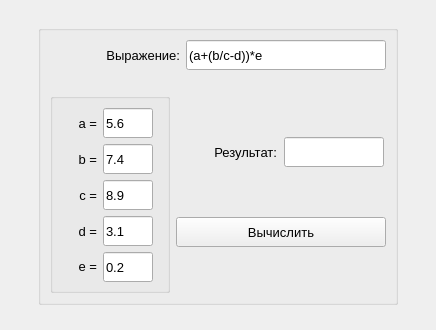
<?xml version="1.0" encoding="UTF-8"?>
<ui version="4.0">
 <class>MainWindow</class>
 <widget class="QMainWindow" name="MainWindow">
  <property name="geometry">
   <rect>
    <x>0</x>
    <y>0</y>
    <width>436</width>
    <height>330</height>
   </rect>
  </property>
  <property name="windowTitle">
   <string>MainWindow</string>
  </property>
  <widget class="QWidget" name="centralwidget">
   <layout class="QGridLayout" name="gridLayout_4">
    <item row="0" column="0">
     <widget class="QGroupBox" name="groupBox_2">
      <property name="minimumSize">
       <size>
        <width>360</width>
        <height>280</height>
       </size>
      </property>
      <property name="maximumSize">
       <size>
        <width>360</width>
        <height>280</height>
       </size>
      </property>
      <property name="title">
       <string/>
      </property>
      <layout class="QGridLayout" name="gridLayout_3">
       <item row="0" column="0">
        <layout class="QGridLayout" name="gridLayout">
         <item row="2" column="1">
          <layout class="QVBoxLayout" name="verticalLayout_2">
           <item>
            <layout class="QHBoxLayout" name="horizontalLayout_7">
             <item>
              <widget class="QLabel" name="label_7">
               <property name="minimumSize">
                <size>
                 <width>100</width>
                 <height>30</height>
                </size>
               </property>
               <property name="maximumSize">
                <size>
                 <width>100</width>
                 <height>30</height>
                </size>
               </property>
               <property name="font">
                <font>
                 <pointsize>10</pointsize>
                </font>
               </property>
               <property name="text">
                <string>Результат:</string>
               </property>
               <property name="alignment">
                <set>Qt::AlignRight|Qt::AlignTrailing|Qt::AlignVCenter</set>
               </property>
              </widget>
             </item>
             <item>
              <widget class="QLineEdit" name="lineEditResult">
               <property name="enabled">
                <bool>true</bool>
               </property>
               <property name="minimumSize">
                <size>
                 <width>100</width>
                 <height>30</height>
                </size>
               </property>
               <property name="maximumSize">
                <size>
                 <width>100</width>
                 <height>30</height>
                </size>
               </property>
               <property name="font">
                <font>
                 <pointsize>10</pointsize>
                </font>
               </property>
               <property name="text">
                <string/>
               </property>
               <property name="readOnly">
                <bool>true</bool>
               </property>
              </widget>
             </item>
            </layout>
           </item>
           <item>
            <widget class="QPushButton" name="pushButtonCalculate">
             <property name="enabled">
              <bool>true</bool>
             </property>
             <property name="minimumSize">
              <size>
               <width>210</width>
               <height>30</height>
              </size>
             </property>
             <property name="maximumSize">
              <size>
               <width>210</width>
               <height>30</height>
              </size>
             </property>
             <property name="font">
              <font>
               <pointsize>10</pointsize>
              </font>
             </property>
             <property name="text">
              <string>Вычислить</string>
             </property>
            </widget>
           </item>
          </layout>
         </item>
         <item row="0" column="0" colspan="2">
          <layout class="QHBoxLayout" name="horizontalLayout_6">
           <item>
            <widget class="QLabel" name="label">
             <property name="font">
              <font>
               <pointsize>10</pointsize>
              </font>
             </property>
             <property name="text">
              <string>Выражение:</string>
             </property>
             <property name="alignment">
              <set>Qt::AlignRight|Qt::AlignTrailing|Qt::AlignVCenter</set>
             </property>
            </widget>
           </item>
           <item>
            <widget class="QLineEdit" name="lineEditExpression">
             <property name="minimumSize">
              <size>
               <width>200</width>
               <height>30</height>
              </size>
             </property>
             <property name="maximumSize">
              <size>
               <width>200</width>
               <height>30</height>
              </size>
             </property>
             <property name="font">
              <font>
               <pointsize>10</pointsize>
              </font>
             </property>
             <property name="text">
              <string>(a+(b/c-d))*e</string>
             </property>
            </widget>
           </item>
          </layout>
         </item>
         <item row="2" column="0">
          <widget class="QGroupBox" name="groupBox">
           <property name="minimumSize">
            <size>
             <width>120</width>
             <height>200</height>
            </size>
           </property>
           <property name="maximumSize">
            <size>
             <width>120</width>
             <height>200</height>
            </size>
           </property>
           <property name="title">
            <string/>
           </property>
           <layout class="QGridLayout" name="gridLayout_2">
            <item row="0" column="0">
             <layout class="QVBoxLayout" name="verticalLayout">
              <item>
               <layout class="QHBoxLayout" name="horizontalLayout">
                <item>
                 <widget class="QLabel" name="label_2">
                  <property name="minimumSize">
                   <size>
                    <width>30</width>
                    <height>20</height>
                   </size>
                  </property>
                  <property name="maximumSize">
                   <size>
                    <width>30</width>
                    <height>20</height>
                   </size>
                  </property>
                  <property name="font">
                   <font>
                    <pointsize>10</pointsize>
                   </font>
                  </property>
                  <property name="text">
                   <string>a =</string>
                  </property>
                  <property name="alignment">
                   <set>Qt::AlignRight|Qt::AlignTrailing|Qt::AlignVCenter</set>
                  </property>
                 </widget>
                </item>
                <item>
                 <widget class="QLineEdit" name="lineEditA">
                  <property name="minimumSize">
                   <size>
                    <width>50</width>
                    <height>30</height>
                   </size>
                  </property>
                  <property name="maximumSize">
                   <size>
                    <width>50</width>
                    <height>30</height>
                   </size>
                  </property>
                  <property name="font">
                   <font>
                    <pointsize>10</pointsize>
                   </font>
                  </property>
                  <property name="text">
                   <string>5.6</string>
                  </property>
                 </widget>
                </item>
               </layout>
              </item>
              <item>
               <layout class="QHBoxLayout" name="horizontalLayout_2">
                <item>
                 <widget class="QLabel" name="label_3">
                  <property name="minimumSize">
                   <size>
                    <width>30</width>
                    <height>20</height>
                   </size>
                  </property>
                  <property name="maximumSize">
                   <size>
                    <width>30</width>
                    <height>20</height>
                   </size>
                  </property>
                  <property name="font">
                   <font>
                    <pointsize>10</pointsize>
                   </font>
                  </property>
                  <property name="text">
                   <string>b =</string>
                  </property>
                  <property name="alignment">
                   <set>Qt::AlignRight|Qt::AlignTrailing|Qt::AlignVCenter</set>
                  </property>
                 </widget>
                </item>
                <item>
                 <widget class="QLineEdit" name="lineEditB">
                  <property name="minimumSize">
                   <size>
                    <width>50</width>
                    <height>30</height>
                   </size>
                  </property>
                  <property name="maximumSize">
                   <size>
                    <width>50</width>
                    <height>30</height>
                   </size>
                  </property>
                  <property name="font">
                   <font>
                    <pointsize>10</pointsize>
                   </font>
                  </property>
                  <property name="text">
                   <string>7.4</string>
                  </property>
                 </widget>
                </item>
               </layout>
              </item>
              <item>
               <layout class="QHBoxLayout" name="horizontalLayout_3">
                <item>
                 <widget class="QLabel" name="label_4">
                  <property name="minimumSize">
                   <size>
                    <width>30</width>
                    <height>20</height>
                   </size>
                  </property>
                  <property name="maximumSize">
                   <size>
                    <width>30</width>
                    <height>20</height>
                   </size>
                  </property>
                  <property name="font">
                   <font>
                    <pointsize>10</pointsize>
                   </font>
                  </property>
                  <property name="text">
                   <string>c =</string>
                  </property>
                  <property name="alignment">
                   <set>Qt::AlignRight|Qt::AlignTrailing|Qt::AlignVCenter</set>
                  </property>
                 </widget>
                </item>
                <item>
                 <widget class="QLineEdit" name="lineEditC">
                  <property name="minimumSize">
                   <size>
                    <width>50</width>
                    <height>30</height>
                   </size>
                  </property>
                  <property name="maximumSize">
                   <size>
                    <width>50</width>
                    <height>30</height>
                   </size>
                  </property>
                  <property name="font">
                   <font>
                    <pointsize>10</pointsize>
                   </font>
                  </property>
                  <property name="text">
                   <string>8.9</string>
                  </property>
                 </widget>
                </item>
               </layout>
              </item>
              <item>
               <layout class="QHBoxLayout" name="horizontalLayout_4">
                <item>
                 <widget class="QLabel" name="label_5">
                  <property name="minimumSize">
                   <size>
                    <width>30</width>
                    <height>20</height>
                   </size>
                  </property>
                  <property name="maximumSize">
                   <size>
                    <width>30</width>
                    <height>20</height>
                   </size>
                  </property>
                  <property name="font">
                   <font>
                    <pointsize>10</pointsize>
                   </font>
                  </property>
                  <property name="text">
                   <string>d =</string>
                  </property>
                  <property name="alignment">
                   <set>Qt::AlignRight|Qt::AlignTrailing|Qt::AlignVCenter</set>
                  </property>
                 </widget>
                </item>
                <item>
                 <widget class="QLineEdit" name="lineEditD">
                  <property name="minimumSize">
                   <size>
                    <width>50</width>
                    <height>30</height>
                   </size>
                  </property>
                  <property name="maximumSize">
                   <size>
                    <width>50</width>
                    <height>30</height>
                   </size>
                  </property>
                  <property name="font">
                   <font>
                    <pointsize>10</pointsize>
                   </font>
                  </property>
                  <property name="text">
                   <string>3.1</string>
                  </property>
                 </widget>
                </item>
               </layout>
              </item>
              <item>
               <layout class="QHBoxLayout" name="horizontalLayout_5">
                <item>
                 <widget class="QLabel" name="label_6">
                  <property name="minimumSize">
                   <size>
                    <width>30</width>
                    <height>20</height>
                   </size>
                  </property>
                  <property name="maximumSize">
                   <size>
                    <width>30</width>
                    <height>20</height>
                   </size>
                  </property>
                  <property name="font">
                   <font>
                    <pointsize>10</pointsize>
                   </font>
                  </property>
                  <property name="text">
                   <string>e =</string>
                  </property>
                  <property name="alignment">
                   <set>Qt::AlignRight|Qt::AlignTrailing|Qt::AlignVCenter</set>
                  </property>
                 </widget>
                </item>
                <item>
                 <widget class="QLineEdit" name="lineEditE">
                  <property name="minimumSize">
                   <size>
                    <width>50</width>
                    <height>30</height>
                   </size>
                  </property>
                  <property name="maximumSize">
                   <size>
                    <width>50</width>
                    <height>30</height>
                   </size>
                  </property>
                  <property name="font">
                   <font>
                    <pointsize>10</pointsize>
                   </font>
                  </property>
                  <property name="text">
                   <string>0.2</string>
                  </property>
                 </widget>
                </item>
               </layout>
              </item>
             </layout>
            </item>
           </layout>
          </widget>
         </item>
         <item row="1" column="0">
          <spacer name="verticalSpacer_2">
           <property name="orientation">
            <enum>Qt::Vertical</enum>
           </property>
           <property name="sizeHint" stdset="0">
            <size>
             <width>20</width>
             <height>40</height>
            </size>
           </property>
          </spacer>
         </item>
        </layout>
       </item>
      </layout>
     </widget>
    </item>
   </layout>
  </widget>
 </widget>
 <resources/>
 <connections/>
</ui>
